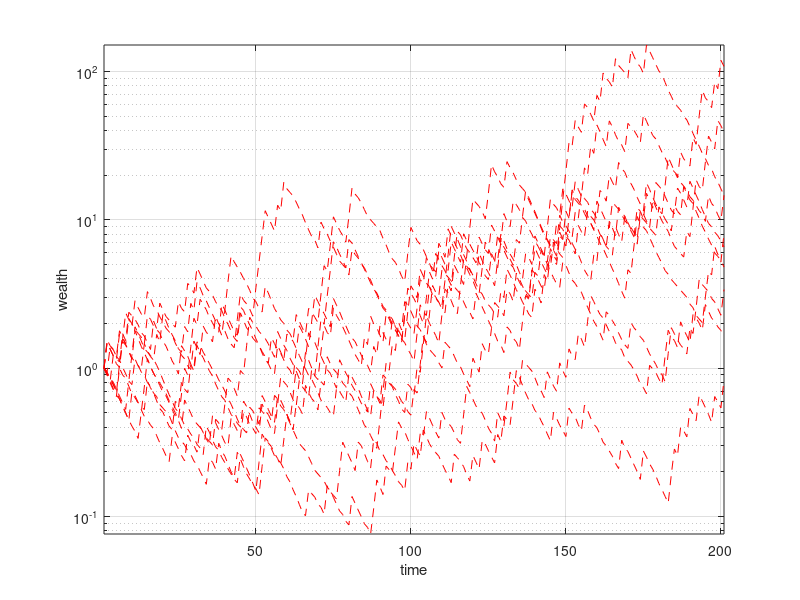

MATLAB code for this plot:
clear all

P = [3.5000    1.1100    1.1100    1.0400    1.0100;
     0.5000    0.9700    0.9800    1.0500    1.0100;
     0.5000    0.9900    0.9900    0.9900    1.0100;
     0.5000    1.0500    1.0600    0.9900    1.0100;
     0.5000    1.1600    0.9900    1.0700    1.0100;
     0.5000    0.9900    0.9900    1.0600    1.0100;
     0.5000    0.9200    1.0800    0.9900    1.0100;
     0.5000    1.1300    1.1000    0.9900    1.0100;
     0.5000    0.9300    0.9500    1.0400    1.0100;
     3.5000    0.9900    0.9700    0.9800    1.0100];

[m,n] = size(P);
x_unif = ones(n,1)/n; % uniform resource allocation

%%%%%%%%%%%%%%%%%%%%%%%%%%%%%%%%%%%%%%%%%%%%%%%%%%%%%%%%%%%%%%%%%
% INSERT YOUR CODE HERE
% Solve the log-optimal investment problem,
% assuming all events are equiprobable.
% Store you result in the variable x_opt





%%%%%%%%%%%%%%%%%%%%%%%%%%%%%%%%%%%%%%%%%%%%%%%%%%%%%%%%%%%%%%%%%





% Generate random event sequences
rand('state',10);
N = 10;  % number of random trajectories 
T = 200; % time horizon
w_opt = []; w_unif = [];
for i = 1:N
    events = ceil(rand(1,T)*m);
    P_event = P(events,:);
    %w_opt = [w_opt [1; cumprod(P_event*x_opt)]];
    w_unif = [w_unif [1; cumprod(P_event*x_unif)]];
end

% Plot wealth versus time
figure
%semilogy(w_opt,'g')
%hold on
semilogy(w_unif,'r--')
grid
axis tight
xlabel('time')
ylabel('wealth')
